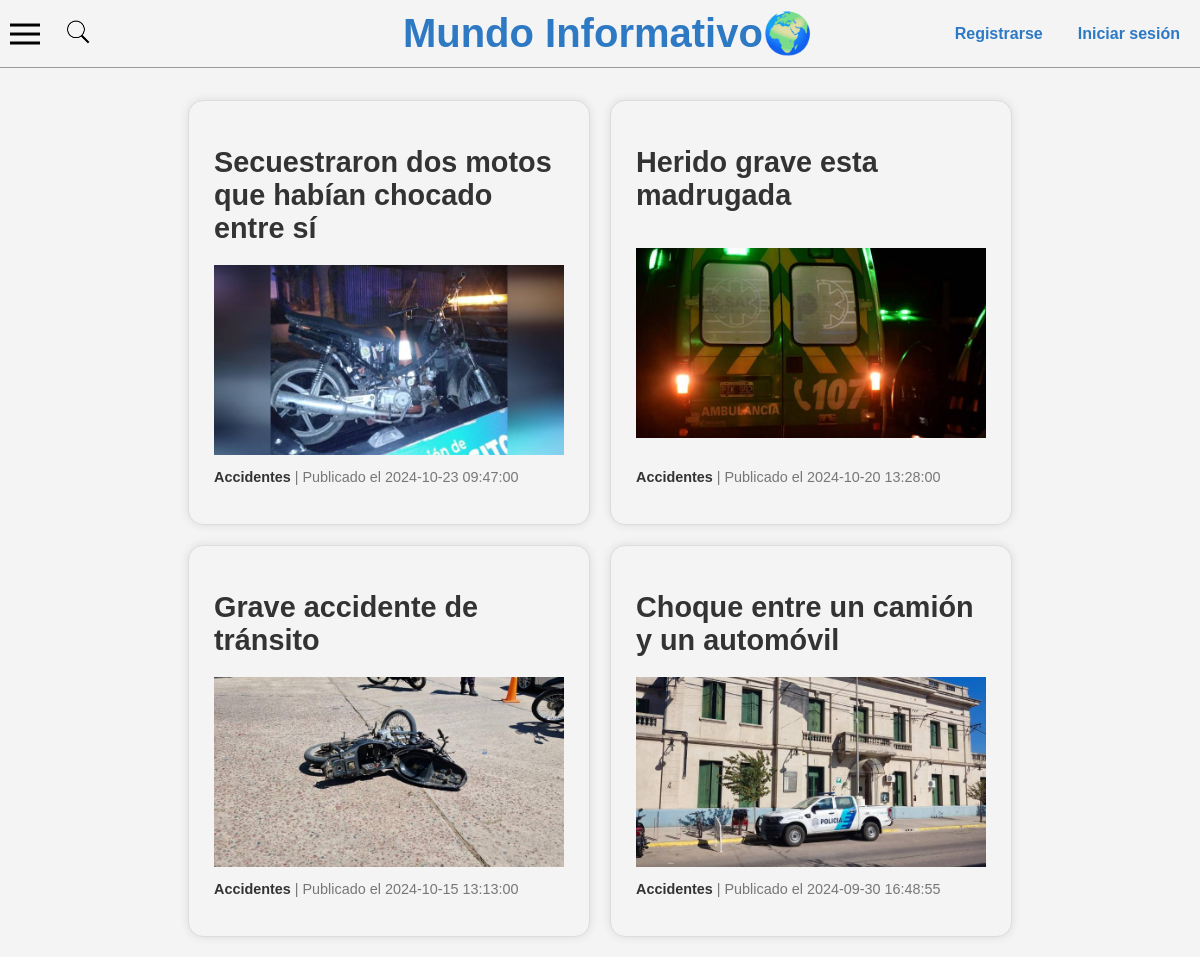
/index.php?categoria=4, run on the app's committed database.
### tables this page shows
CREATE TABLE `noticias` (
  `id` int(11) NOT NULL,
  `titulo` varchar(255) NOT NULL,
  `descripcion` varchar(255) NOT NULL,
  `texto` text NOT NULL,
  `fecha` datetime NOT NULL,
  `imagen` varchar(255) NOT NULL,
  `id_usuario` int(11) NOT NULL,
  `id_categoria` int(11) NOT NULL
);

CREATE TABLE `categorias` (
  `id` int(11) NOT NULL,
  `nombre` varchar(255) NOT NULL,
  `id_usuario` int(11) NOT NULL
);

### index.php (the view, shortened to what this page needs)
<?php
require_once("panel/includes/db.php");
$categoria_id = isset($_GET['categoria']) ? $_GET['categoria'] : "";
$offset = 6;
$pagina = isset($_GET['page']) ? $_GET['page'] : 1;
$limit = ($pagina - 1) * $offset;
$condiciones = [];
$parametros = [];
$tipos_parametros = "";
if ($categoria_id) {
    $condiciones[] = "N.id_categoria = ?";
    $parametros[] = $categoria_id;
    $tipos_parametros .= "i";
}
$sql = "SELECT N.*, C.nombre as categoria FROM noticias N INNER JOIN categorias C ON(C.id = N.id_categoria)";
if ($condiciones) {
    $sql .= " WHERE " . implode(" AND ", $condiciones);
}
$sql .= " ORDER BY N.fecha DESC LIMIT ? OFFSET ?";
$parametros[] = $offset;
$parametros[] = $limit;
$tipos_parametros .= "ii";
$stmt = $conx->prepare($sql);
$stmt->bind_param($tipos_parametros, ...$parametros);
$stmt->execute();
$resultadoSTMT = $stmt->get_result();
$nuestroResultado = [];
while ($fila = $resultadoSTMT->fetch_object()) {
	$nuestroResultado[] = $fila;
}
?>
<!DOCTYPE html>
<html>
<head>
	<link rel="stylesheet" type="text/css" href="panel/css/web.css">
</head>
<body>
<?php require_once("menuFrontend.php"); ?>
<div class="container">
	<?php if (empty($nuestroResultado)) { ?>
        <p>No hay noticias disponibles para esta categoría.</p>
    <?php } else { ?>
		<?php foreach ($nuestroResultado as $fila) { ?>
			<section class="tarjeta">
				<h2><a href="detalle.php?id=<?php echo $fila->id ?>"><?php echo $fila->titulo ?></a></h2>
				<a href="detalle.php?id=<?php echo $fila->id ?>"><img src="panel/<?php echo $fila->imagen ?>" width="300"></a>
				<p><span><?php echo $fila->categoria ?></span> | Publicado el <?php echo $fila->fecha ?></p>
			</section>
		<?php } ?>
 	<?php } ?>
</div>
</body>
</html>

### panel/css/web.css (style rules this page uses)
body { font-family: Arial, sans-serif; margin: 0; padding: 0; background-color: #f4f4f4; }
.container { display: flex; flex-wrap: wrap; justify-content: center; gap: 20px; padding-top: 100px; }
.tarjeta { background-color: #f4f4f4; padding: 25px; width: 350px; border: 1px solid #ddd; border-radius: 15px; box-shadow: 0 0 10px rgba(0, 0, 0, 0.1); display: flex; flex-direction: column; justify-content: space-between; }
.tarjeta h2 a { font-size: 1.2em; color: #333; text-decoration: none; }
.tarjeta img { width: 100%; height: 190px; object-fit: cover; }
.tarjeta p { color: #777; font-size: 0.9em; margin-top: 10px; }
.tarjeta p span { color: #333; font-weight: bold; }

### data on the page
noticias: titulo "Secuestraron dos motos que habían chocado entre sí", imagen (picture), id_categoria.nombre "Accidentes", fecha "2024-10-23 09:47:00"
noticias: titulo "Herido grave esta madrugada", imagen (picture), id_categoria.nombre "Accidentes", fecha "2024-10-20 13:28:00"
noticias: titulo "Grave accidente de tránsito", imagen (picture), id_categoria.nombre "Accidentes", fecha "2024-10-15 13:13:00"
noticias: titulo "Choque entre un camión y un automóvil", imagen (picture), id_categoria.nombre "Accidentes", fecha "2024-09-30 16:48:55"
